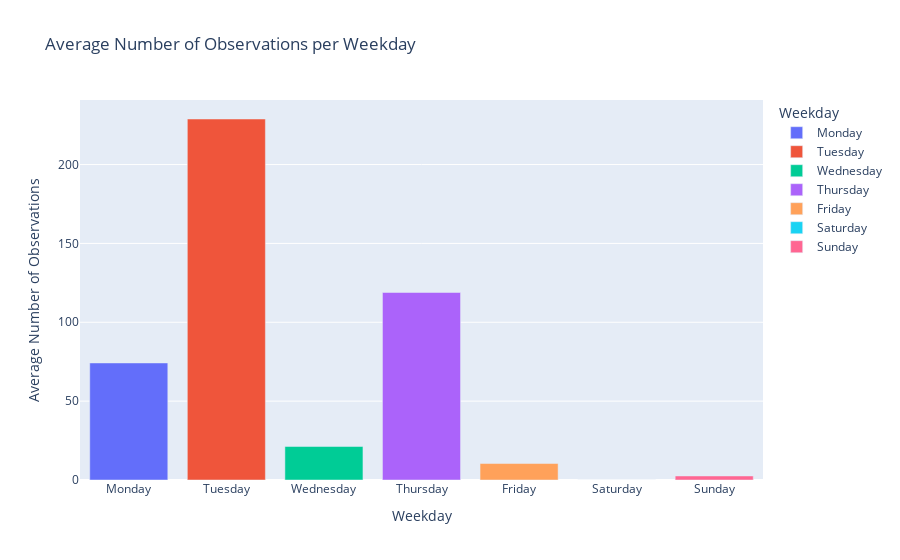

Notebook cell for this chart:
### Code cell
all_weekdays = ['Monday', 'Tuesday', 'Wednesday', 'Thursday', 'Friday', 'Saturday', 'Sunday']
weekday_counts = data['weekday'].value_counts().reindex(all_weekdays, fill_value=0)

average_weekday_counts = weekday_counts / len(data['timestamp'].dt.date.unique())

average_weekday_df = pd.DataFrame({'Weekday': average_weekday_counts.index, 'Average Number of Observations': average_weekday_counts.values})

fig = px.bar(average_weekday_df, x='Weekday', y='Average Number of Observations', title='Average Number of Observations per Weekday',
             labels={'Weekday': 'Weekday', 'Average Number of Observations': 'Average Number of Observations'}, 
             color='Weekday')

fig.show()

### Figure 1 — Plotly figure (JSON) as saved in the notebook; plotly's stock layout.template omitted (floating-point values rounded to 4 significant figures)
{"data": [{"alignmentgroup": "True", "hovertemplate": "Weekday=%{x}<br>Average Number of Observations=%{y}<extra></extra>", "legendgroup": "Monday", "marker": {"color": "#636efa", "pattern": {"shape": ""}}, "name": "Monday", "offsetgroup": "Monday", "orientation": "v", "showlegend": true, "textposition": "auto", "type": "bar", "x": ["Monday"], "xaxis": "x", "y": [74.22], "yaxis": "y"}, {"alignmentgroup": "True", "hovertemplate": "Weekday=%{x}<br>Average Number of Observations=%{y}<extra></extra>", "legendgroup": "Tuesday", "marker": {"color": "#EF553B", "pattern": {"shape": ""}}, "name": "Tuesday", "offsetgroup": "Tuesday", "orientation": "v", "showlegend": true, "textposition": "auto", "type": "bar", "x": ["Tuesday"], "xaxis": "x", "y": [228.9], "yaxis": "y"}, {"alignmentgroup": "True", "hovertemplate": "Weekday=%{x}<br>Average Number of Observations=%{y}<extra></extra>", "legendgroup": "Wednesday", "marker": {"color": "#00cc96", "pattern": {"shape": ""}}, "name": "Wednesday", "offsetgroup": "Wednesday", "orientation": "v", "showlegend": true, "textposition": "auto", "type": "bar", "x": ["Wednesday"], "xaxis": "x", "y": [21.22], "yaxis": "y"}, {"alignmentgroup": "True", "hovertemplate": "Weekday=%{x}<br>Average Number of Observations=%{y}<extra></extra>", "legendgroup": "Thursday", "marker": {"color": "#ab63fa", "pattern": {"shape": ""}}, "name": "Thursday", "offsetgroup": "Thursday", "orientation": "v", "showlegend": true, "textposition": "auto", "type": "bar", "x": ["Thursday"], "xaxis": "x", "y": [118.9], "yaxis": "y"}, {"alignmentgroup": "True", "hovertemplate": "Weekday=%{x}<br>Average Number of Observations=%{y}<extra></extra>", "legendgroup": "Friday", "marker": {"color": "#FFA15A", "pattern": {"shape": ""}}, "name": "Friday", "offsetgroup": "Friday", "orientation": "v", "showlegend": true, "textposition": "auto", "type": "bar", "x": ["Friday"], "xaxis": "x", "y": [10.44], "yaxis": "y"}, {"alignmentgroup": "True", "hovertemplate": "Weekday=%{x}<br>Average Number of Observations=%{y}<extra></extra>", "legendgroup": "Saturday", "marker": {"color": "#19d3f3", "pattern": {"shape": ""}}, "name": "Saturday", "offsetgroup": "Saturday", "orientation": "v", "showlegend": true, "textposition": "auto", "type": "bar", "x": ["Saturday"], "xaxis": "x", "y": [0], "yaxis": "y"}, {"alignmentgroup": "True", "hovertemplate": "Weekday=%{x}<br>Average Number of Observations=%{y}<extra></extra>", "legendgroup": "Sunday", "marker": {"color": "#FF6692", "pattern": {"shape": ""}}, "name": "Sunday", "offsetgroup": "Sunday", "orientation": "v", "showlegend": true, "textposition": "auto", "type": "bar", "x": ["Sunday"], "xaxis": "x", "y": [2.556], "yaxis": "y"}], "layout": {"barmode": "relative", "legend": {"title": {"text": "Weekday"}, "tracegroupgap": 0}, "title": {"text": "Average Number of Observations per Weekday"}, "xaxis": {"anchor": "y", "categoryarray": ["Monday", "Tuesday", "Wednesday", "Thursday", "Friday", "Saturday", "Sunday"], "categoryorder": "array", "domain": [0, 1], "title": {"text": "Weekday"}}, "yaxis": {"anchor": "x", "domain": [0, 1], "title": {"text": "Average Number of Observations"}}}}
